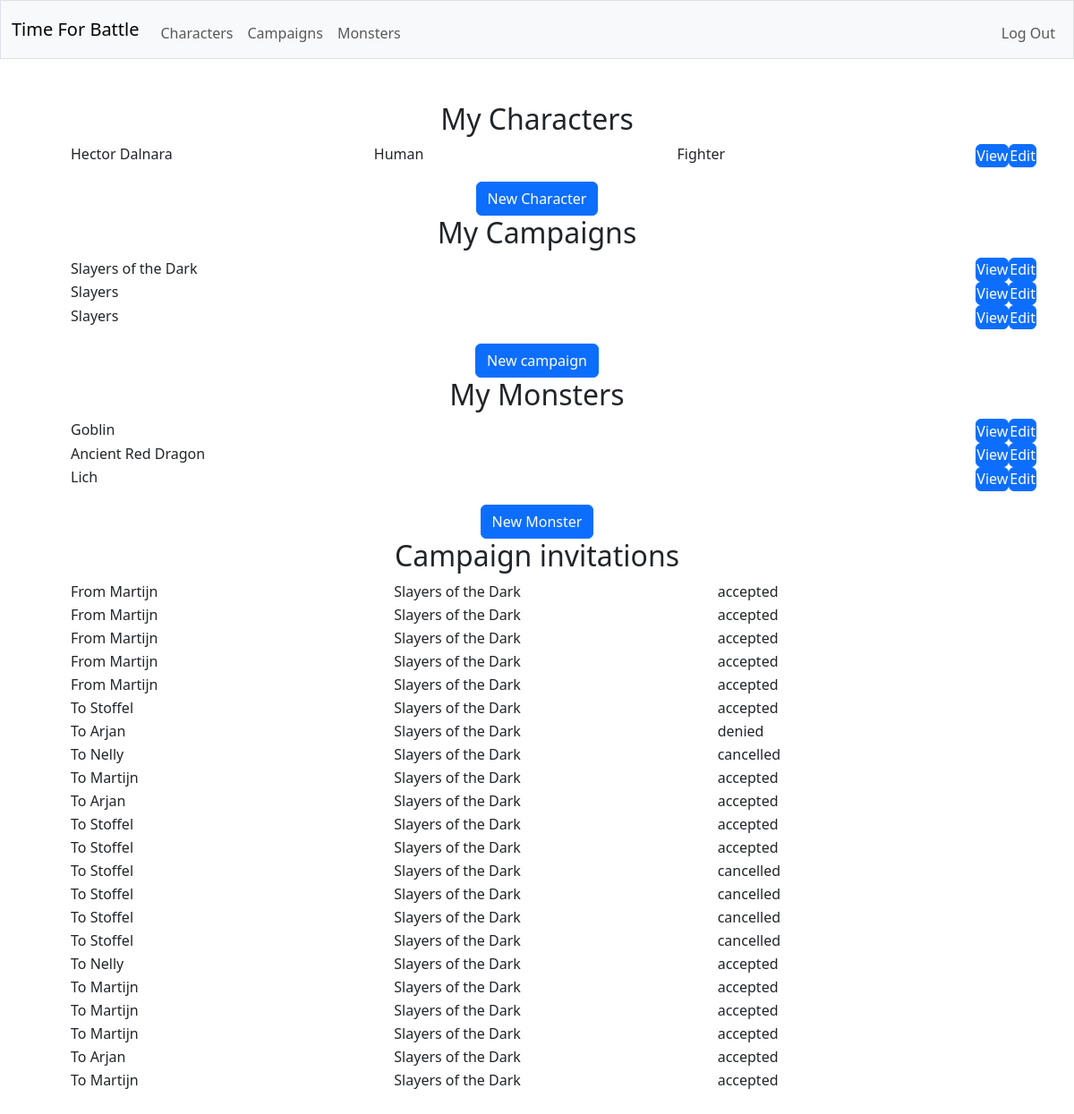
Page / (signed in) on the earlier database version.
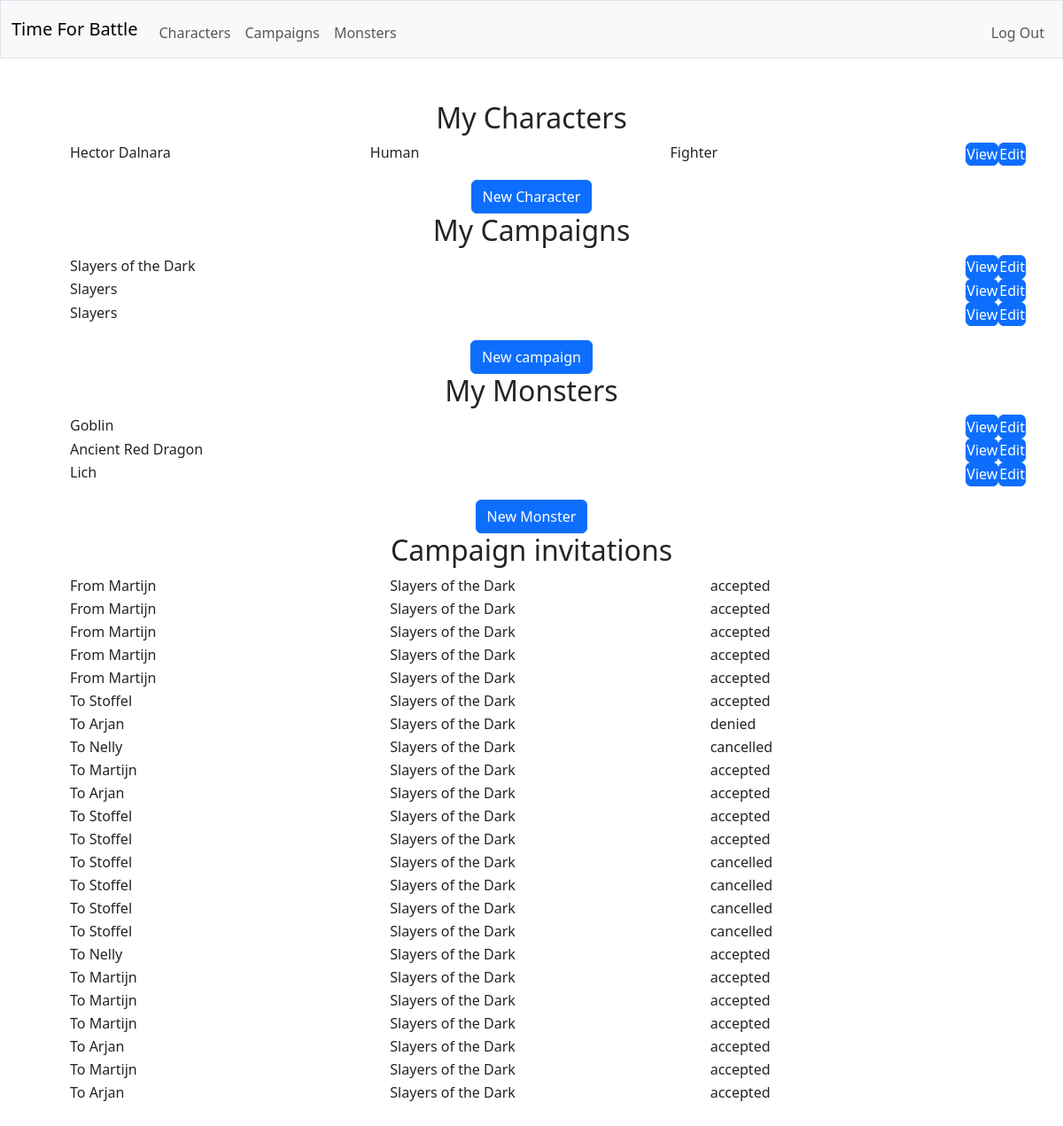
Same page on the later database version.
### tables this page shows
CREATE TABLE characters (creature_id INTEGER NOT NULL, background TEXT NOT NULL, species TEXT NOT NULL, class TEXT NOT NULL,  prof_bonus INT NOT NULL, species_traits TEXT NOT NULL, feats TEXT NOT NULL, acrobatics INTEGER NOT NULL, animal_handling INTEGER NOT NULL, arcana INTEGER NOT NULL, athletics INTEGER NOT NULL, deception INTEGER NOT NULL, history INTEGER NOT NULL, insight INTEGER NOT NULL, intimidation INTEGER NOT NULL, investigation INTEGER NOT NULL, medicine INTEGER NOT NULL, nature INTEGER NOT NULL, perception INTEGER NOT NULL, performance INTEGER NOT NULL, persuasion INTEGER NOT NULL, religion INTEGER NOT NULL, sleight_of_hand INTEGER NOT NULL, stealth INTEGER NOT NULL, survival INTEGER NOT NULL, FOREIGN KEY (creature_id) REFERENCES creatures(id));

CREATE TABLE creatures (id INTEGER PRIMARY KEY NOT NULL, user_id INTEGER NOT NULL, is_player INTEGER NOT NULL, name TEXT NOT NULL, size TEXT NOT NULL, alignment TEXT NOT NULL, armor_class TEXT NOT NULL, max_hitpoints INTEGER NOT NULL, initiative_bonus INTEGER NOT NULL, speed TEXT NOT NULL, strength INTEGER NOT NULL, dexterity INTEGER NOT NULL, constitution INTEGER NOT NULL, intelligence INTEGER NOT NULL, wisdom INTEGER NOT NULL, charisma INTEGER NOT NULL, strength_save_bonus INTEGER NOT NULL, dexterity_save_bonus INTEGER NOT NULL, constitution_save_bonus INTEGER NOT NULL, intelligence_save_bonus INTEGER NOT NULL, wisdom_save_bonus INTEGER NOT NULL, charisma_save_bonus INTEGER NOT NULL, skills TEXT NOT NULL, senses TEXT NOT NULL, languages TEXT NOT NULL, traits TEXT NOT NULL, FOREIGN KEY (user_id) REFERENCES users(id));

CREATE TABLE "campaigns" (id INTEGER PRIMARY KEY AUTOINCREMENT NOT NULL, dm_id INTEGER NOT NULL, name TEXT NOT NULL, description TEXT, FOREIGN KEY (dm_id) REFERENCES users(id));

CREATE TABLE monsters (creature_id INTEGER NOT NULL, type TEXT NOT NULL, challenge_rating TEXT NOT NULL, vulnerabilities TEXT NOT NULL, resistances TEXT NOT NULL, immunities TEXT NOT NULL, actions TEXT NOT NULL, bonus_actions TEXT NOT NULL, reactions TEXT NOT NULL, legendary_actions TEXT NOT NULL, FOREIGN KEY (creature_id) REFERENCES creatures(id));

CREATE TABLE invitations (id INTEGER PRIMARY KEY AUTOINCREMENT NOT NULL, campaign_id INTEGER NOT NULL, user_id INTEGER NOT NULL, status TEXT NOT NULL, FOREIGN KEY (campaign_id) REFERENCES "campaigns"(id), FOREIGN KEY (user_id) REFERENCES users(id));

CREATE TABLE users (id INTEGER PRIMARY KEY AUTOINCREMENT NOT NULL, username TEXT NOT NULL, hash TEXT NOT NULL);

### app.py (the view)
@app.route("/")
@login_required
def index():
    with sqlite3.connect(database) as conn:
        conn.row_factory = sqlite3.Row
        cur = conn.cursor()
        cur.execute(
            "SELECT * FROM creatures JOIN characters ON id = characters.creature_id WHERE is_player = ? and user_id = ?",
            (1, session["user_id"])
        )
        characters = [dict(row) for row in cur.fetchall()]
    with sqlite3.connect(database) as conn:
        conn.row_factory = sqlite3.Row
        cur = conn.cursor()
        cur.execute(
            "SELECT DISTINCT campaigns.id, campaigns.dm_id, campaigns.name FROM campaigns LEFT JOIN players ON campaigns.id = players.campaign_id LEFT JOIN creatures ON players.creature_id = creatures.id WHERE campaigns.dm_id = ? OR creatures.user_id = ?",
            (session["user_id"], session["user_id"])
        )
        campaigns = [dict(row) for row in cur.fetchall()]
    with sqlite3.connect(database) as conn:
        conn.row_factory = sqlite3.Row
        cur = conn.cursor()
        cur.execute(
            "SELECT * FROM creatures JOIN monsters ON id = monsters.creature_id WHERE is_player = ? and user_id = ?",
            (0, session["user_id"])
        )
        monsters = [dict(row) for row in cur.fetchall()]
    with sqlite3.connect(database) as conn:
        conn.row_factory = sqlite3.Row
        cur = conn.cursor()
        cur.execute(
            "SELECT * FROM invitations JOIN campaigns ON invitations.campaign_id = campaigns.id JOIN users ON campaigns.dm_id = users.id WHERE user_id = ?",
            (session["user_id"],)
        )
        received_invitations = [dict(row) for row in cur.fetchall()]
    with sqlite3.connect(database) as conn:
        conn.row_factory = sqlite3.Row
        cur = conn.cursor()
        cur.execute(
            "SELECT * FROM invitations JOIN campaigns ON invitations.campaign_id = campaigns.id JOIN users ON invitations.user_id = users.id WHERE campaigns.dm_id = ?",
            (session["user_id"],)
        )
        sent_invitations = [dict(row) for row in cur.fetchall()]
    return render_template("index.html", user=session["user_id"], characters=characters, campaigns=campaigns, monsters=monsters, received_invitations=received_invitations, sent_invitations=sent_invitations)

### helpers.py (called while the page is built)
def login_required(f):
    @wraps(f)
    def decorated_function(*args, **kwargs):
        if session.get("user_id") is None:
            return redirect("/login")
        return f(*args, **kwargs)
    return decorated_function

### templates/index.html (shortened to what this page needs)
{% extends "layout.html" %}
{% block main %}
    <h2>My Characters</h2>
    <ul class="formtable">
        {% for character in characters %}
            <li>
                <label>{{ character.name }}</label>
                <label>{{ character.species }}</label>
                <label>{{ character.class }}</label>
                <form action="/character/{{ character.creature_id }}" method="get">
                    <button class="btn btn-primary" type="submit">View</button>
                </form>
                <form action="/character/{{ character.creature_id }}/edit" method="get">
                    <button class="btn btn-primary" type="submit">Edit</button>
                </form>
            </li>
        {% endfor %}
    </ul>
    <form action="/character/new/edit" method="get">
        <button class="btn btn-primary" type="submit">New Character</button>
    </form>
    <h2>My Campaigns</h2>
    <ul class="formtable">
        {% for campaign in campaigns %}
            <li>
                <label>{{ campaign.name }}</label>
                <form action="/campaign/{{ campaign.id }}" method="get">
                    <button class="btn btn-primary" type="submit">View</button>
                </form>
                {% if campaign.dm_id == user %}
                <form action="/campaign/{{ campaign.id }}/edit" method="get">
                    <button class="btn btn-primary" type="submit">Edit</button>
                </form>
                {% endif %}
            </li>
        {% endfor %}
    </ul>
    <form action="/campaign/new/edit" method="get">
        <button class="btn btn-primary" type="submit">New campaign</button>
    </form>
    <h2>My Monsters</h2>
    <ul class="formtable">
        {% for monster in monsters %}
            <li>
                <label>{{ monster.name }}</label>
                <label>{{ monster.species }}</label>
                <label>{{ monster.class }}</label>
                <form action="/monster/{{ monster.creature_id }}" method="get">
                    <button class="btn btn-primary" type="submit">View</button>
                </form>
                <form action="/monster/{{ monster.creature_id }}/edit" method="get">
                    <button class="btn btn-primary" type="submit">Edit</button>
                </form>
            </li>
        {% endfor %}
    </ul>
    <form action="/monster/new/edit" method="get">
        <button class="btn btn-primary" type="submit">New Monster</button>
    </form>
    <h2>Campaign invitations</h2>
    <ul class="formtable">
        {% for received_invitation in received_invitations %}
                <li>
                    <label>From {{ received_invitation.username }}</label>
                    <label>{{ received_invitation.name }}</label>
                    <label>{{ received_invitation.status }}</label>
                </li>
            {% endfor %}
            {% for sent_invitation in sent_invitations %}
                <li>
                    <label>To {{ sent_invitation.username }}</label>
                    <label>{{ sent_invitation.name }}</label>
                    <label>{{ sent_invitation.status }}</label>
                </li>
            {% endfor %}
    </ul>
{% endblock %}

Differences in the rows shown:
added invitations: username "Arjan", name "Slayers of the Dark", status "accepted"
